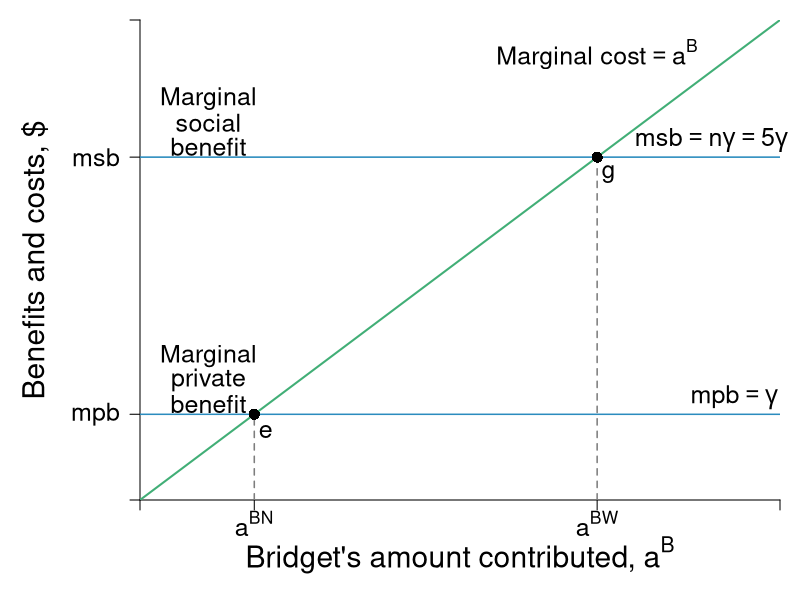

Write R code to recreate this figure.
#' Graph Designer: Simon Halliday & Scott Cohn
#' Authors: Bowles, Foley and Halliday
#' Title: Coordination, Conflict and Competition: A Text in Microeconomics


library(shape)
pdf(file = "public_mechanism/public_marginal.pdf", width = 8, height = 8)

# Set parameters for graphics
axislabelsize <- 1.8
labelsize <- 1.5
namesize <- 1.8
annotatesize <- 1.5
graphlinewidth <- 2
segmentlinewidth <- 1.5

COL <- c("#7fc97f", "#beaed4", "#fdc086", "#ffff99", "#386cb0", "#f0027f", "#bf5b17", "#666666")
COLA <- c("#e0f3db", "#99d8c9","#66c2a4","#41ae76", "#238b45", "#005824")
COLB <- c("#c6dbef", "#4eb3d3", "#2b8cbe", "#0868ac","#084081")
COLC <- c("#fcfbfd", "#efedf5", "#dadaeb", "#bcbddc", "#9e9ac8", "#807dba", "#6a51a3", "#54278f", "#3f007d")
grays <- gray.colors(25, start = 1, end = 0, alpha = 1)

par(mar =  c(5, 7, 1, 1))

MCost <- function(a, slope = 1, intercept = 0){
  intercept + slope*a
}


xlims <- c(0, 14)
ylims <- c(0, 14)

npts <- 501 
x <- seq(xlims[1], xlims[2], length.out = npts)
y <- seq(ylims[1], ylims[2], length.out = npts) 
a <- c(12, 46.08, 90)

plot(0, 0, xlim = xlims, ylim = ylims, type = "n",
     xlab = expression(paste("")),
     ylab = expression(paste("")), 
     xaxt = "n", 
     yaxt = "n", 
     cex.lab = axislabelsize, 
     bty = "n",
     xaxs = "i", 
     yaxs = "i")

# ticksy <- seq(from = 0, to = ylims[2], by = 2)
# ylabels <- seq(from = 0, to = ylims[2], by = 2)
# ticksx <- seq(from = 0, to = xlims[2], by = 2)
# xlabels <- seq(from = 0, to = xlims[2], by = 2)
ticksy <- c(0, 2.5, 10, ylims[2])
ylabels <- c(NA, expression(paste(mpb)),  expression(paste(msb)), NA)
ticksx <- c(0, 2.5, 10, xlims[2])
xlabels <- c(NA, expression(paste(a^BN)), expression(paste(a^{BW})), NA)

axis(1, at = ticksx, pos = 0, labels = xlabels, cex.axis = labelsize)
axis(2, at = ticksy, pos = 0, labels = ylabels, las = 1, cex.axis = labelsize)

#mtext(expression(paste("Bridget's amount contributed, ", a^B)), side=1, line = 2.5, cex = axislabelsize)
text(0.5*xlims[2], -1.6, expression(paste("Bridget's amount contributed, ", a^B)), xpd = TRUE, cex = axislabelsize) 
text(-2.3, 0.5*ylims[2], expression(paste("Benefits and costs, $")), xpd = TRUE, cex = axislabelsize, srt = 90) 

npts <- 500 
xx1 <- seq(xlims[1], xlims[2], length.out = npts)
xx2 <- seq(4, 8, length.out = npts)

#lines(xx1, MBenefit(xx1, ua = 10), col = COLA[4], lwd = graphlinewidth)
lines(xx1, MCost(xx1), col = COLA[4], lwd = graphlinewidth)
#lines(xx1, indiffA(xx1, ua = 46.08), col = COLA[4], lwd = graphlinewidth)
#lines(xx2, mrsA(xx2), col = grays[20], lwd = graphlinewidth, lty = 2)


segments(0, 10, xlims[2], 10, lty = 1, col = COLB[3] , lwd = segmentlinewidth)
segments(0, 2.5, xlims[2], 2.5, lty = 1, col = COLB[3] , lwd = segmentlinewidth)

# segments(9.6, 0, 9.6, 9.6, lty = 2, col = grays[20] , lwd = segmentlinewidth)
# 
# segments(0, 6.9, 6.9, 6.9, lty = 2, col = grays[20] , lwd = segmentlinewidth)
# segments(6.9, 0, 6.9, 6.9, lty = 2, col = grays[20] , lwd = segmentlinewidth)


#segments(4.11765, 6.17647, 5.88, 8.88, lty = 1, col = COL[2] , lwd = graphlinewidth)
# text(9.5, 30, expression(paste("Slope at ", (list(e^A, y^A)) == (list(6, 28)), " is ", e^A == 6)))

text(1.5, 11.7, expression(paste("Marginal")), cex = labelsize)
text(1.5, 11, expression(paste("social")), cex = labelsize)
text(1.5, 10.3, expression(paste("benefit")), cex = labelsize)
text(1.5, 4.2, expression(paste("Marginal")), cex = labelsize)
text(1.5, 3.5, expression(paste("private")), cex = labelsize)
text(1.5, 2.8, expression(paste("benefit")), cex = labelsize)
text(10, 13, expression(paste("Marginal cost", phantom() == a^B)), cex = labelsize)


text(12.5, 10.5, expression(paste(msb == n*gamma, phantom() == 5*gamma)), cex = labelsize, xpd = TRUE)
text(13, 3, expression(paste(mpb == gamma)), cex = labelsize)
#Arrows(1.5, 9, 1.5, 11.5, col = "black", lty = 1, lwd = 2, arr.type = "triangle", arr.lwd = 0.5)
#text(3, 11, expression(paste(alpha, " increases, or ")), cex = labelsize)
#text(3, 10.5, expression(paste(h^B, " decreases")), cex = labelsize)

#Arrows(1.5, 7.5, 1.5, 4.5, col = "black", lty = 1, lwd = 2, arr.type = "triangle", arr.lwd = 0.5)
#text(3, 5.5, expression(paste(alpha, " decreases, or ")), cex = labelsize)
#text(3, 5, expression(paste(h^B, " increases")), cex = labelsize)

segments(10, 0, 10, 10, lty = 2, col = grays[20] , lwd = segmentlinewidth)
points(10, 10, pch = 16, col = "black", cex = 1.5)
text(10.25, 9.5, expression(paste(g)), cex = labelsize)

segments(2.5, 0, 2.5, 2.5, lty = 2, col = grays[20] , lwd = segmentlinewidth)
points(2.5, 2.5, pch = 16, col = "black", cex = 1.5)
text(2.5 + 0.25, 2.5 - 0.5, expression(paste(e)), cex = labelsize)

dev.off()
